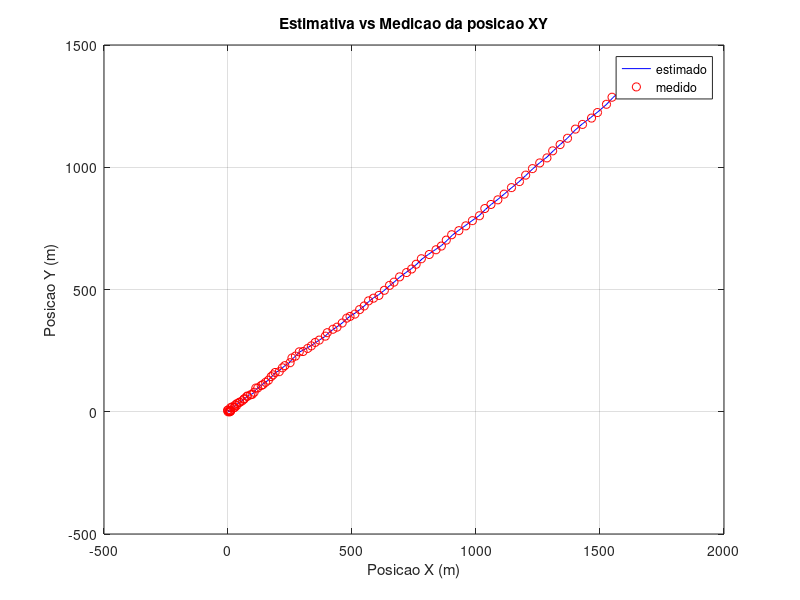

This figure's MATLAB source:
%%%%%%%%%%%%%%%%%%%%%%%%%%%%%%%%%%%%%%%%%%%%%%% DADOS INICIAIS %%%%%%%%%%%%%%%%%%%%%%%%%%%%%%%%%%%%%%%%%%%%%%%%%%%%%%%%%%%%%%%

sigma_acel = 0.2*0.2;                                   %Constante
sigma_medicao = 3*3;                                    %Constante

x = zeros(6, 1);                                        %Inicializacao da matriz 6x1 de estimativa

Q = [0.25 0.5 0.5 0 0 0 ; 0.5 1 1 0 0 0 ; 0.5 1 1 0 0 0 ; 0 0 0 0.25 0.5 0.5 ; 0 0 0 0.5 1 1 ; 0 0 0 0.5 1 1]*(sigma_acel);

P = [500 0 0 0 0 0 ; 0 500 0 0 0 0 ; 0 0 500 0 0 0 ; 0 0 0 500 0 0 ; 0 0 0 0 500 0 ; 0 0 0 0 0 500];

F = [1 1 0.5 0 0 0 ; 0 1 1 0 0 0 ; 0 0 1 0 0 0 ; 0 0 0 1 1 0.5 ; 0 0 0 0 1 1 ; 0 0 0 0 0 1];

H = [1 0 0 0 0 0 ; 0 0 0 1 0 0 ];

R = [sigma_medicao 0 ; 0 sigma_medicao];

I = eye(6);                                             %Matriz identidade 6x6

Ft = transpose(F);
Ht = transpose(H);

z = zeros(2, 1);                                        %Inicializacao da matriz 2x1 de medicao

%%%%%%%%%%%%%%%%%%%%%%%%%%%%%%%%%%%%%%%%%%%%%%%%%%%%%%%%%%%%%%%%%%%%%%%%%%%%%%%%%%%%%%%%%%%%%%%%%%%%%%%%%%%%%%%%%%%%%%%%%%%%%%

load medidas_v1.mat
N = length(medx);

estimados = zeros(6, N);                               %Inicializacao da matriz de estimativa, com x dados em i tempos
medidos = zeros(2, N);                                 %Inicializacao da matriz auxiliar de medicao, com x dados em i tempos

%Laco de repeticao para medicao e estimacao de i tempos
for i = 1:N

    x = F*x;                                            %Predicao da estimativa 
    P = F*P*Ft + Q;                                     %Predicao da covariancia

    %Entrada da matriz z pelo usuario                   
    z(1) = medx(i);
    z(2) = medy(i);

    K = P*Ht*(H*P*Ht + R)^(-1);                         %Predicao do ganho de Kalman
    Kt = transpose(K);                                  %Atualizacao da matriz transposta do ganho de Kalman                                  

    x = x + K*(z - H*x);                                %Atualizacao da matriz de estimativa
    P = (I - K*H)*P*(transpose(I - K*H)) + K*R*Kt;      %Atualizacao da matriz de covariancia

    estimados(:,i) = x;                                 %Matriz de estimados recebe x, no tempo i
    medidos(:,i) = z;                                   %Matriz de medidos recebe z, no tempo i                               

end

estimadoX = estimados(1,:);                              %Armazena as estimativas da posicao X
estimadoY = estimados(4,:);                              %Armazena as estimativas da posicao Y 
medidoX = medidos(1,:);
medidoY = medidos(2,:);

%Plot do grafico de estimativa da posicao XY
figure
plot(estimadoX, estimadoY, 'b')
hold on
scatter(medidoX,medidoY,'r')

xlabel('Posicao X (m)');
ylabel('Posicao Y (m)');
title('Estimativa vs Medicao da posicao XY');
legend('estimado','medido');
grid on;
